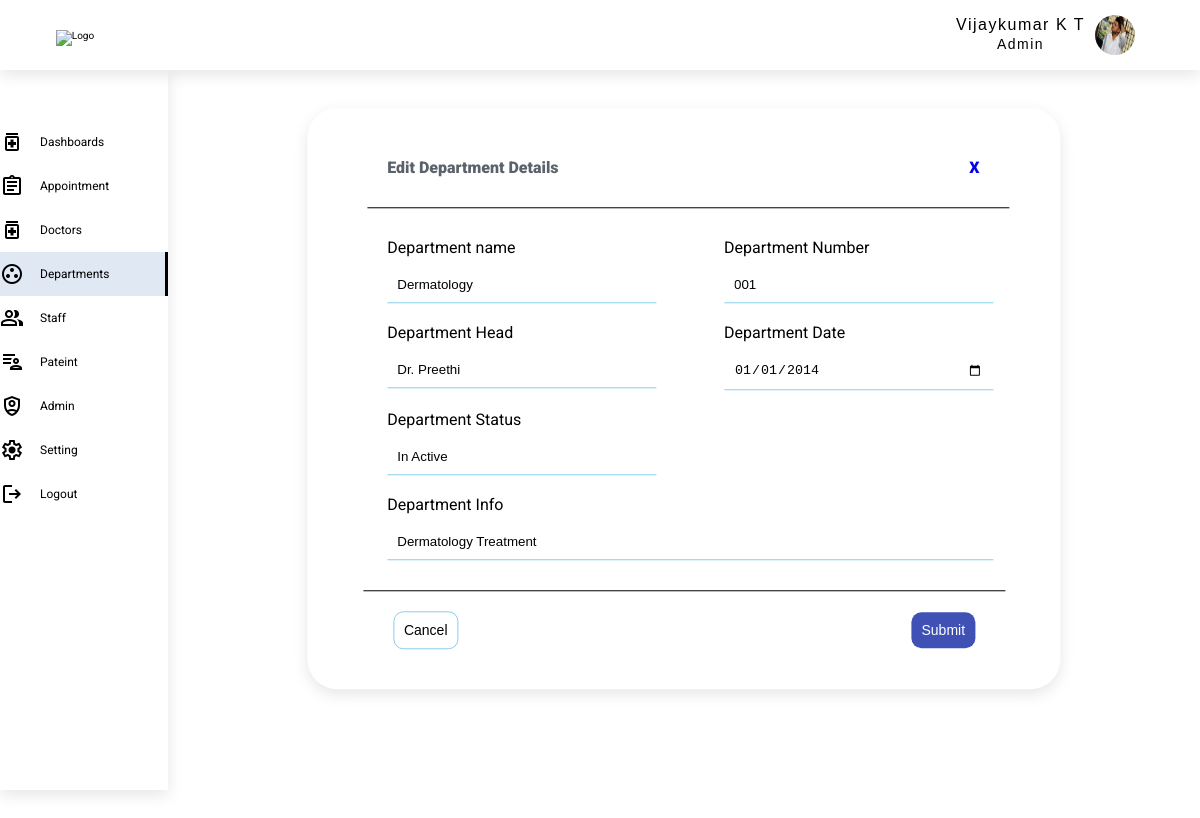
The page /department/edit-department/1 (signed in) on the database its author committed.
### authentication/models.py (models this page shows, shortened)
class UserAuthentication(AbstractBaseUser, PermissionsMixin):
    username = models.CharField(max_length=150, unique=True, default='')
    first_name = models.CharField(max_length=150, default='')
    last_name = models.CharField(max_length=150, default='')
    email = models.EmailField(unique=True, default='')
    role = models.CharField(max_length=12, default='')
    gender = models.CharField(max_length=12, default='')
    department = models.ForeignKey(Department, on_delete=models.CASCADE, null=True, related_name='designation_data')
    designation = models.CharField(max_length=100, null=True)
    phone_number = models.CharField(max_length=20, unique=True, default='')
    address = models.CharField(max_length=150, null=True)
    date_of_birth = models.DateField(max_length=15, blank=False, null=True)
    joining_date = models.DateField(max_length=15, blank=False, null=True)
    about = models.TextField(default='', null=True)
    language_known = models.TextField(default='', null=True)
    education = models.TextField(default='', null=True)
    experience = models.CharField(max_length=100,default='', null=True)
    img = models.FileField(upload_to="uploads/", default='')
    account_status = models.CharField(max_length=10, null=True)
    is_superuser = models.BooleanField(default=True)
    is_staff = models.BooleanField(default=True)
    is_active = models.BooleanField(default=True)
    date_joined = models.DateTimeField(default=timezone.now)
    last_login = models.DateTimeField(null=True)
    location = models.CharField(max_length=255, null=True)
    linkedin = models.TextField(max_length=100,default='', null=True)
    license_no = models.CharField(max_length=100,default='', null=True)
    emp_id = models.CharField(max_length=10, default='', null=True)
    objects = ManageAccount()
    USERNAME_FIELD = 'username'
    REQUIRED_FIELDS = ['first_name', 'last_name', 'email', 'role','phone_number', 'account_status']

### department/models.py (models this page shows, shortened)
class Department(models.Model):
    department_name = models.CharField(max_length=100, blank=False, null=True)
    department_no = models.CharField(max_length=100, blank=False, null=True)
    department_head = models.CharField(max_length=100, blank=False, null=True)
    department_date = models.DateField(max_length=15, blank=False, null=True)
    department_status = models.CharField(max_length=100, default='Active')
    department_info = models.TextField(max_length=1000, blank=False, null=True)

### doctor_users/decorators.py (the view)
        def wrapper_func(request, *args, **kwargs):
            group = ''
            if request.user.groups.exists():
                group = request.user.groups.all()[0].name
            if group in allowed_roles:
                return view_func(request, *args, **kwargs)
            else:
                return HttpResponse("You don't have access to view or edit this page")

### department/views.py (called while the page is built, shortened)
@allowed_users(allowed_roles='Admin')
@ensure_csrf_cookie
@cache_control(no_cache=True, must_revalidate=True, no_store=True)
@login_required(login_url='login')
@csrf_protect
def edit_department(request, id):
    department_data = Department.objects.get(pk=id)
    context = {
        'department_data': department_data,
        'navbar': 'edit-department',
    }
    return render(request, 'department/edit_department.html', context)

### templates/department/edit_department.html (shortened to what this page needs)
{% extends 'base.html' %}
{% block content %}
   <div class="form_block">
        <div class="form">
            <div class="form_primary_heading">
                <h4 class="heading--text">
                    Edit Department Details
                </h4>
                <a href="{% url 'department_list' %}">X</a>
            </div>
            <form action="" method="post" >
                <div class="formInput form--block">
                    <div class="form-input input_department">
                        <label for="department_name">Department name</label>
                        <input type="text" id="department_name" name ="department_name" value ="{{department_data.department_name}}"  autocomplete="off" required>
                    </div>
                     <div class="form-input input_department">
                        <label for="department_name">Department Number</label>
                        <input type="text" id="department_name" name ="department_no" value ="{{department_data.department_no}}"  autocomplete="off" required>
                     </div>
                     <div class="form-input input_department">
                        <label for="department_head">Department Head</label>
                        <input type="text" id="department_head" name ="department_head" value ="{{department_data.department_head}}" autocomplete="off" required>
                    </div>
                     <div class="form-input input_department">
                        <label for="department_date">Department Date</label>{{i.joining_date| date:'d-M-Y'}}
                        <input type="date" id="department_date" name ="department_date"  value ="{{department_data.department_date| date:'Y-m-d'}}" autocomplete="off" required>
                    </div>
                    <div class="form-input input_department">
                        <label for="department_status">Department Status</label>
                        <input type="text" id="department_status" name ="department_status" value ="{{department_data.department_status}}" autocomplete="off" required>
                    </div>
                <div class="form-input input_department input_dept_info">
                    <label for="department_date">Department Info</label>
                    <input type="text" id="department_info" name ="department_info" value ="{{department_data.department_info}}"  autocomplete="off" required>
                </div>
                </div>
                 <div class="btn_block btn_department">
                    <button type="submit" class="btn btn_cancel"><a href="{% url 'department_list' %}">Cancel</a></button>
                    <button type="submit" class="btn btn_submit">Submit</button>
                </div>
            </form>
        </div>
    </div>
{% endblock %}

### templates/includes/header.html (shortened to what this page needs)
{% load static %}
<header class="header">
    <nav class="navbar">
        <div class="logo_block">
            <img src="" alt="Logo" class="LOGO">
        </div>
        <div class="nav_list">
            <ul class="item">
                <li class="item_list img_list" >
                    <button class="profile_btn profile" id="profile_btn" onclick="myFunction()">
                        <div class="name">
                            {% if user.role == 'Admin' %}
                                <span>{{ user.first_name}} {{user.last_name }} </span>
                                <br>
                                <span class="role">{{ user.role}}</span>
                            {% elif user.role == 'Doctor' %}
                                <span>Dr. {{ user.first_name}} {{user.last_name }} </span><br>
                                <span class="role">{{ user.designation}}</span>
                            {% else %}
                                <span>{{ user.first_name}} {{user.last_name }} </span>
                                <br>
                                <span class="role">{{ user.role}}</span>
                            {% endif %}
                        </div>
                         {% if user.img  %}
                        <img src="{{user.img.url}}" alt="" class="img img3">
                    {% else %}
                        <img src="" alt="" class="img img3">
                    {% endif %}
                    </button>
                </li>
            </ul>
        </div>
    </nav>
</header>

### static/css/style.css (style rules this page uses)
*, *::after, *::before { margin: 0; padding: 0; box-sizing: border-box; }
html { font-size: 62.5%; font-family: "Roboto", sans-serif; }
body { height: 100vh; overflow: hidden; }
.header { padding: 10px 0; width: 100%; background-color: #ffff; z-index: 1000; position: fixed; box-shadow: 0 5px 15px 0 rgb(0 0 0 / 10%); width: 100%; height: 70px; top: 0; margin-bottom: 1rem; }
.navbar { width: 100%; margin: 0 auto; display: flex; justify-content: start; align-items: center; }
.logo_block { width: 10%; margin: 0 auto; text-align: center; }
.logo_block img { width: 100%; }
.nav_list { width: 85%; margin: 0 auto; padding-right: 3rem; display: flex; justify-content: end; align-items: center; }
button { background: none; border: none; }
.item { list-style: none; }
.item .item_list { display: inline-block; vertical-align: top; padding: 1rem; border-radius: 50px; }
.img_list { margin-top: -5px; }
.item_list .img3 { margin-left: 1rem; border-radius: 50%; width: 4rem; height: 4rem; }
.profile { position: relative; cursor: pointer; display:flex; }
.profile * { vertical-align: middle; }
.name { font-size: 1.6rem; font-weight: 400; letter-spacing: 1.5px; }
.role { font-size: 1.4rem; font-weight: 400; letter-spacing: 1.5px; }
.heading--text { font-weight: 500; color: #5B626B; }
.form_block { width:85%; margin:0 auto; padding:2rem; position:absolute; top:50%; left:50%; transform:translate(-50%,-55%); }
.form { width: 90%; margin: 0 auto; padding: 2rem; background:white; border-radius:3rem; box-shadow: 0 5px 15px 0 rgb(0 0 0 / 10%); }
.form_primary_heading { width:90%; padding:2rem; display:flex; justify-content:space-between; align-items:center; font-size: 1.6rem; margin-left:4rem; border-bottom: 1px solid ; }
.form_primary_heading h4 { font-weight:900; }
.form_primary_heading a { font-weight:900; text-decoration:none; padding: 1rem; text-align: center; }
.formInput { padding: 2rem; width: 100%; margin: 0 auto; }
.form--block { display:grid; grid-template-columns: repeat(2, 1fr); margin: 0 4rem; }
.input_department { width:80%; margin-bottom:1rem; }
.input_dept_info, .textarea { grid-column:1 / span 2; width:90%; }
label { font-size:1.6rem; display:block; margin:1rem 0; }
input, select, textarea { width:100%; padding:1rem; border:none; background-color:white; border-bottom:1px solid skyblue; }
.btn { padding: 1rem; font-size: 1.4rem; font-weight: 500; cursor:pointer; border-radius:10px; }
.btn_department, .btn_schdeule { width: 90%; margin: 0 auto; padding: 2rem 3rem; display: flex; justify-content: space-between; align-items: center; border-top: 1px solid black; }
.btn_cancel { color: black; background-color: white; border: none; margin-right: 2rem; border:1px solid skyblue; text-decoration:none; }
.btn_cancel a { text-decoration:none; color :black; }
.btn_submit { border: none; background-color: #3f51b5; color: white; }
.img { margin-right:1rem; }

### rows shown on the page
UserAuthentication: first_name "Vijaykumar", last_name "K T", role "Admin", img (picture)
Department: department_name "Dermatology", department_no "001", department_head "Dr. Preethi", department_date "01/01/2014", department_status "In Active", department_info "Dermatology Treatment"
